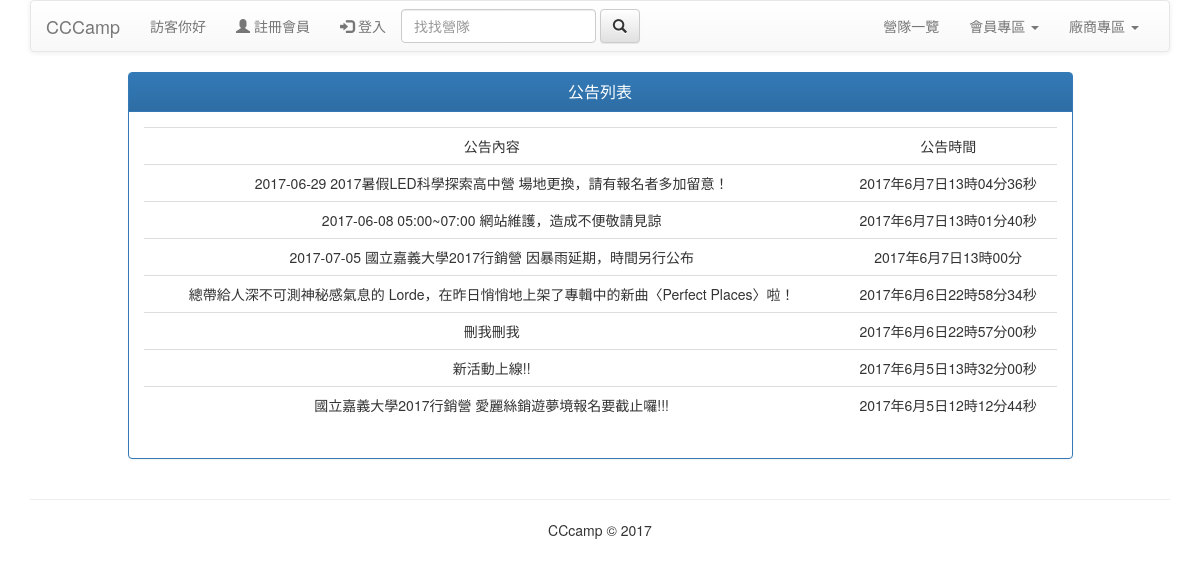
Page /allnews.php on the committed database.
### tables this page shows
CREATE TABLE `news` (
  `n_code` int(10) NOT NULL,
  `n_content` varchar(500) DEFAULT NULL,
  `n_time` varchar(30) NOT NULL,
  `u_code` int(10) NOT NULL
);

### allnews.php (the view, shortened to what this page needs)
<!DOCTYPE html>
<html lang="en">
<head>
    <link rel="stylesheet" href="https://maxcdn.bootstrapcdn.com/bootstrap/3.3.7/css/bootstrap.min.css">
    <link rel="stylesheet" href="https://maxcdn.bootstrapcdn.com/bootstrap/3.3.7/css/bootstrap-theme.min.css">
</head>
<body>
    <div class="container text-center">
        <?php
        include 'header.php';
        include "dbconnect.php";
        ?>
        <div class="row clearfix">
            <div class="col-sm-1"></div>
            <div class="col-sm-10">
                <div class="panel panel-primary">
                    <div class="panel-heading">
                        <h3 class="panel-title">公告列表</h3>
                    </div>
                    <div class="panel-body">
                        <table class="table">
                            <?php
                            $result=mysqli_query($link,"SELECT * FROM news ORDER BY n_time DESC");
                                echo "<tr><td>公告內容</td>";
                                echo "<td>公告時間</td></tr>";
                            while($row=mysqli_fetch_assoc($result)){
                                echo"<tr>";
                                echo "<td>".$row["n_content"]."</td>";
                                echo "<td>".$row["n_time"]."</td>";
                                echo "</tr>";
                            }
                            ?>
                        </table>
                    </div>
                    <div class="col-sm-1"></div>
                </div>
            </div>
    </div>
    <?php
    include 'footer.php';
    ?>
</body>
</html>

### rows in the picture
news: n_content "2017-06-29 2017暑假LED科學探索高中營 場地更換，請有報名者多加留意！", n_time "2017年6月7日13時04分36秒"
news: n_content "2017-06-08 05:00~07:00 網站維護，造成不便敬請見諒", n_time "2017年6月7日13時01分40秒"
news: n_content "2017-07-05 國立嘉義大學2017行銷營 因暴雨延期，時間另行公布", n_time "2017年6月7日13時00分"
news: n_content "總帶給人深不可測神秘感氣息的 Lorde，在昨日悄悄地上架了專輯中的新曲〈Perfect Places〉啦！", n_time "2017年6月6日22時58分34秒"
news: n_content "刪我刪我", n_time "2017年6月6日22時57分00秒"
news: n_content "新活動上線!!", n_time "2017年6月5日13時32分00秒"
news: n_content "國立嘉義大學2017行銷營 愛麗絲銷遊夢境報名要截止囉!!!", n_time "2017年6月5日12時12分44秒"
